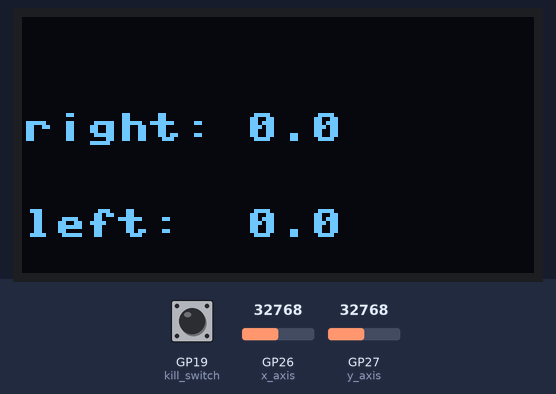
Simulated run of this program. Board: Raspberry Pi Pico running MicroPython. On the bench: 128×64 one-colour display. Inputs (shaded band) come from the test bench; at power-on: GP26 (x_axis) = 32768, GP27 (y_axis) = 32768, GP19 (kill_switch) HIGH (analog values on the 0–65535 scale). Library files of the repository ran but are not shown: ssd1306.py; what the program prints to the serial console is not drawn.

Above: at 1.3 s.
1.4 s: GP26 (x_axis) set to 45874
At 2.7 s:
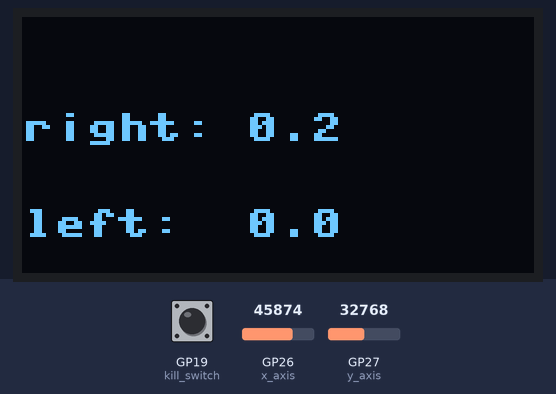
3.0 s: GP27 (y_axis) set to 45874
At 4.0 s:
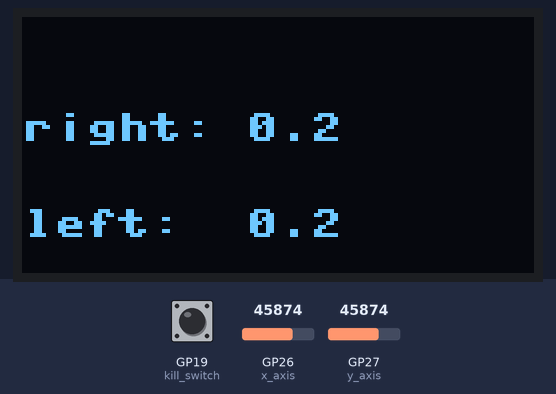
4.6 s: GP26 (x_axis) set to 57670
At 5.2 s:
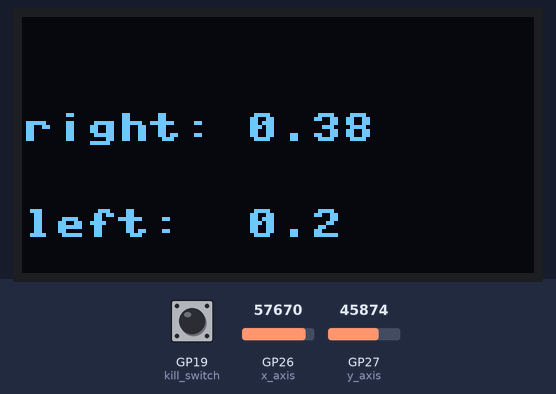
6.2 s: GP27 (y_axis) set to 57670
At 7.7 s:
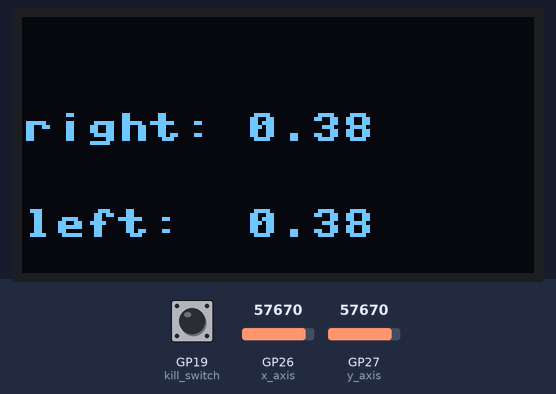
Timing chart, 0 to 9.2 s (numbered marks = the images above; inputs shaded):
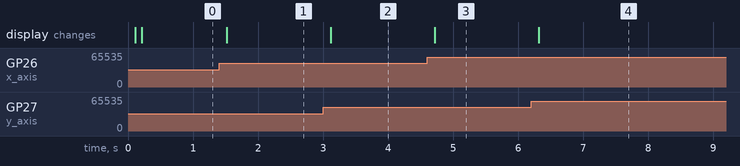

Measured:
- after the input at 1.4 s, the display: changes after 0.12 s (image 1)
- after the input at 3.0 s, the display: changes after 0.12 s (image 2)
- after the input at 4.6 s, the display: changes after 0.12 s (image 3)
- after the input at 6.2 s, the display: changes after 0.12 s (image 4)

The program:

Portfolio4_controller.py
```python
from machine import ADC, Pin, SoftI2C, UART
from time import sleep_us
import ssd1306

#Variables for the script
delay_val_1 = 50000
minLimitValue = 0.025

# Joystick connected to:
#  - X axis → GP26 (ADC0)
#  - Y axis → GP27 (ADC1)
#  - VCC → 3.3V
#  - GND → GND
x_axis = ADC(Pin(26))  # ADC0
y_axis = ADC(Pin(27))  # ADC1

# For the Kill switch

kill_triggered = False
def Kill_Handler(pin):
    global kill_triggered
    kill_triggered = True
    print("Killed")

kill_switch = Pin(19, Pin.IN, Pin.PULL_UP)
kill_switch.irq(trigger=Pin.IRQ_FALLING, handler=Kill_Handler)

#Initialize the 2 Uart pins
uart = UART(0, baudrate=9600, tx=Pin(0), rx=Pin(1)) # TX on GPIO 1, RX on GPIO 2


# initialize oled skærm
i2c = SoftI2C(scl=Pin(3), sda=Pin(2),freq=100000)
print("device has number",i2c.scan())
oled = ssd1306.SSD1306_I2C(128,64,i2c)


def Get_Motor_Values(x_val, y_val):
    motor_left = round(2*(x_val/65535)-1,  2)
    motor_right = round(2*(y_val/65535)-1,  2)

    if abs(motor_left) < minLimitValue:
        motor_left = 0
    if abs(motor_right) < minLimitValue:
        motor_right = 0

    print(motor_left,motor_right)

    return motor_left*0.5, motor_right*0.5

print("Joystick test started. Move the stick!")

while True:
    if kill_triggered:
        uart.write("0") # Send message to the receiver
        break

    # Read 16-bit analog values (0–65535)
    x_val = x_axis.read_u16()
    y_val = y_axis.read_u16()

    motor_right, motor_left = Get_Motor_Values(x_val, y_val)

    motor_right=str(motor_right)
    motor_left=str(motor_left)

    oled.fill(0)
    oled.text("right: " + motor_right,0,24)
    oled.text("left:  " + motor_left,0,48)
    oled.show()

    uart.write(motor_right + "," + motor_left) # Send message to the receiver

    sleep_us(delay_val_1)
```
